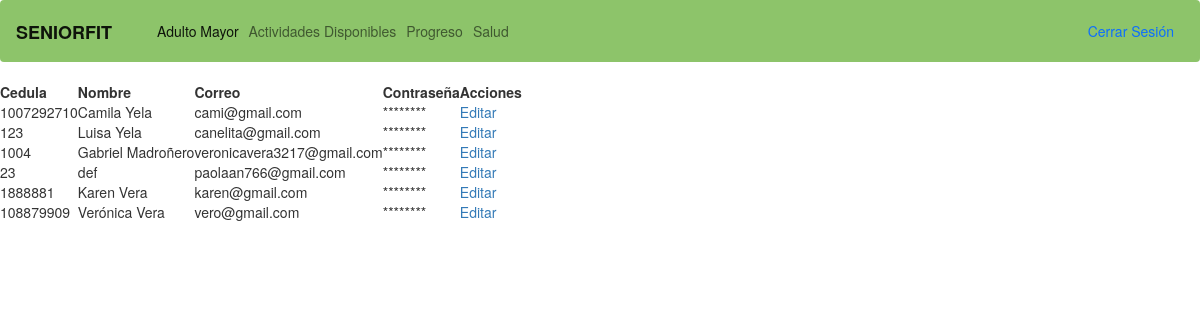
Screenshot of /perfil_adulto.php with the database file from the repository.
### tables this page shows
CREATE TABLE `usuarios` (
  `id` int(6) UNSIGNED NOT NULL,
  `nombre` varchar(50) NOT NULL,
  `edad` int(3) NOT NULL,
  `fecha_nacimiento` date NOT NULL,
  `genero` varchar(10) NOT NULL,
  `tipo_usuario` varchar(20) NOT NULL,
  `email` varchar(50) NOT NULL,
  `password` varchar(10) NOT NULL,
  `nombre_usuario` varchar(10) NOT NULL,
  `fecha_registro` timestamp NOT NULL DEFAULT current_timestamp() ON UPDATE current_timestamp(),
  `cedula` varchar(15) DEFAULT NULL,
  `telefono` varchar(10) DEFAULT NULL,
  `enfermedades` text DEFAULT NULL,
  `limitaciones` text DEFAULT NULL
);

### perfil_adulto.php (the view, shortened to what this page needs)
<!DOCTYPE html>
<html lang="en">
<head>
    <link rel="stylesheet" href="https://maxcdn.bootstrapcdn.com/bootstrap/3.4.1/css/bootstrap.min.css">
    <link rel="stylesheet" href="style/style_perfil.css">
</head>
<body>
    <div>
    <?php include 'base_adulto.php'; ?>
    </div>
    <table>
        <thead>
            <tr>
                <th>Cedula</th>
                <th>Nombre</th>
                <th>Correo</th>
                <th>Contraseña</th>
                <th>Acciones</th>
            </tr>
        </thead>
        <tbody>
            <?php
                $bd = conectar();
                $query = "SELECT * FROM usuarios Where tipo_usuario = 'Adulto mayor'";
                $result = mysqli_query($bd, $query);
                while ($row = mysqli_fetch_array($result)):
                    echo "<tr>";
                    echo "<td>" . $row['cedula'] . "</td>";
                    echo "<td>" . $row['nombre'] . "</td>";
                    echo "<td>" . $row['email'] . "</td>";
                    echo "<td>********</td>";
                    echo "<td><a href='editar_perfil.php?cedula=" . $row['cedula'] . "'>Editar</a></td>";
                    echo "</tr>";
                endwhile;
            ?>
        </tbody>
    </table>
</body>
</html>

### rows the page displays
usuarios: cedula "1007292710", nombre "Camila Yela", email "cami@gmail.com"
usuarios: cedula "123", nombre "Luisa Yela", email "canelita@gmail.com"
usuarios: cedula "1004", nombre "Gabriel Madroñero", email "veronicavera3217@gmail.com"
usuarios: cedula "23", nombre "def", email "paolaan766@gmail.com"
usuarios: cedula "1888881", nombre "Karen Vera", email "karen@gmail.com"
usuarios: cedula "108879909", nombre "Verónica Vera", email "vero@gmail.com"
